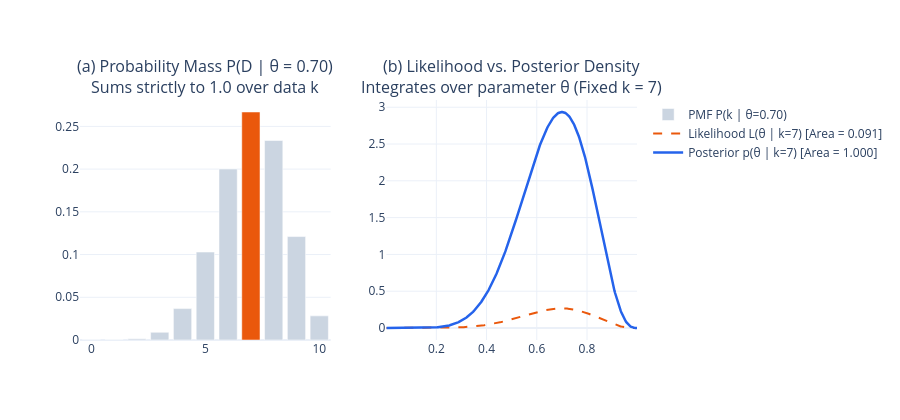

The cell this chart's notebook holds for it:
### Code cell
# Interactive Dual-Panel Comparison
fig_dual = make_subplots(
    rows=1, cols=2,
    subplot_titles=[
        '(a) Probability Mass P(D | θ = 0.70)<br>Sums strictly to 1.0 over data k',
        '(b) Likelihood vs. Posterior Density<br>Integrates over parameter θ (Fixed k = 7)'
    ]
)

bar_colors = ['#cbd5e1'] * (N + 1)
bar_colors[observed_k] = '#ea580c'
fig_dual.add_trace(go.Bar(x=k_grid, y=pmf_data, marker_color=bar_colors, name='PMF P(k | θ=0.70)'), row=1, col=1)

fig_dual.add_trace(go.Scatter(
    x=theta_grid, y=lik_curve, mode='lines',
    line=dict(color='#ea580c', width=2, dash='dash'),
    name=f'Likelihood L(θ | k=7) [Area = {area_lik:.3f}]'
), row=1, col=2)

fig_dual.add_trace(go.Scatter(
    x=theta_grid, y=post_curve, mode='lines',
    line=dict(color='#2563eb', width=2.5),
    name=f'Posterior p(θ | k=7) [Area = {area_post:.3f}]'
), row=1, col=2)

fig_dual.update_layout(template='plotly_white', height=420, showlegend=True)
fig_dual.show()

### Figure 1 — Plotly figure (JSON) as saved in the notebook; plotly's stock layout.template omitted (floating-point values rounded to 4 significant figures; data arrays with more than 128 entries replaced by an {"elided": "..."} marker saying what was removed)
{"data": [{"marker": {"color": ["#cbd5e1", "#cbd5e1", "#cbd5e1", "#cbd5e1", "#cbd5e1", "#cbd5e1", "#cbd5e1", "#ea580c", "#cbd5e1", "#cbd5e1", "#cbd5e1"]}, "name": "PMF P(k | θ=0.70)", "type": "bar", "x": [0, 1, 2, 3, 4, 5, 6, 7, 8, 9, 10], "xaxis": "x", "y": [5.905e-06, 0.0001378, 0.001447, 0.009002, 0.03676, 0.1029, 0.2001, 0.2668, 0.2335, 0.1211, 0.02825], "yaxis": "y"}, {"line": {"color": "#ea580c", "dash": "dash", "width": 2}, "mode": "lines", "name": "Likelihood L(θ | k=7) [Area = 0.091]", "type": "scatter", "x": {"elided": "400 float values"}, "xaxis": "x2", "y": {"elided": "400 float values"}, "yaxis": "y2"}, {"line": {"color": "#2563eb", "width": 2.5}, "mode": "lines", "name": "Posterior p(θ | k=7) [Area = 1.000]", "type": "scatter", "x": {"elided": "400 float values"}, "xaxis": "x2", "y": {"elided": "400 float values"}, "yaxis": "y2"}], "layout": {"annotations": [{"font": {"size": 16}, "showarrow": false, "text": "(a) Probability Mass P(D | θ = 0.70)<br>Sums strictly to 1.0 over data k", "x": 0.225, "xanchor": "center", "xref": "paper", "y": 1.0, "yanchor": "bottom", "yref": "paper"}, {"font": {"size": 16}, "showarrow": false, "text": "(b) Likelihood vs. Posterior Density<br>Integrates over parameter θ (Fixed k = 7)", "x": 0.775, "xanchor": "center", "xref": "paper", "y": 1.0, "yanchor": "bottom", "yref": "paper"}], "height": 420, "showlegend": true, "xaxis": {"anchor": "y", "domain": [0.0, 0.45]}, "xaxis2": {"anchor": "y2", "domain": [0.55, 1.0]}, "yaxis": {"anchor": "x", "domain": [0.0, 1.0]}, "yaxis2": {"anchor": "x2", "domain": [0.0, 1.0]}}}
